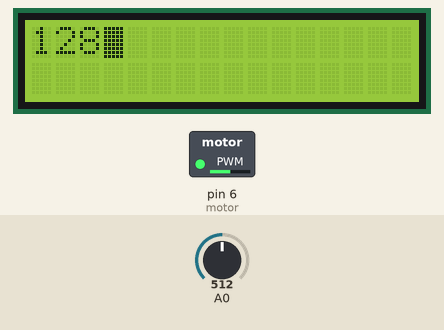
Simulated run of this sketch. Board: Arduino Uno, built with avr-gcc and run on an emulated ATmega328P. Parts: 16×2 character LCD, switched loads named in the sketch (green lamp = pin HIGH). Inputs (shaded band) come from the test bench; at power-on: A0 = 512. What the sketch prints to the serial monitor is not drawn.

Above: at 1.6 s.
1.7 s: A0 set to 716
At 2.6 s:
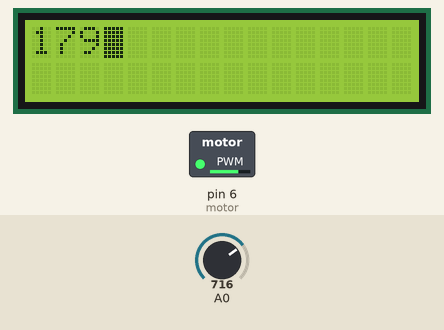
5.5 s: A0 set to 900
At 6.5 s:
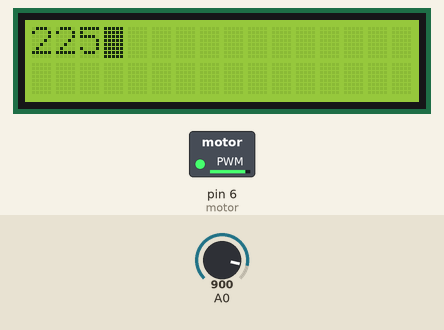
9.6 s: A0 set to 122
At 10.9 s:
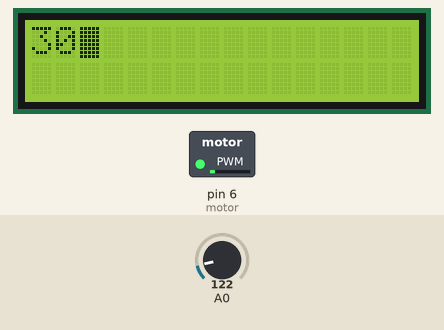
13.6 s: A0 set to 0
At 14.9 s:
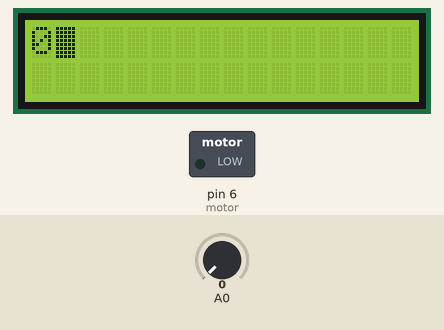
Timing chart, 0 to 16.6 s (numbered marks = the images above; inputs shaded):
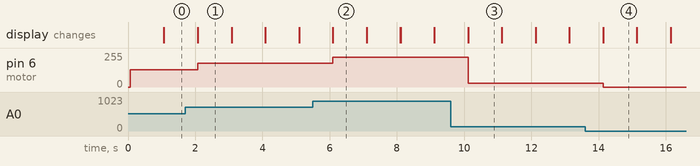

The sketch:

_120316_motorcontrol_withLCDscreen.ino
```cpp
//  Run a motor's velocity via a pentiometer and output speed to LCD
//  3.16.2012
//  Bob Rowe, ImagineN4tion
// "[...] guided by Whim, imagination and curiousity."


//LCD Screen setup
#include <LiquidCrystal.h>  //Include the LCD library
LiquidCrystal lcd(8, 9, 10, 11, 12, 13);

const int motor = 6;   // define what pin the motor output is on
int velocity = 0;  //set a variable 'velocity' equal to 0

void setup(){
  Serial.begin(9600);
  pinMode(motor,OUTPUT);  //Set the pin the LED is on to an output pin

  lcd.begin(16,2);  //Setup LCD as a 2 line 16 digit LCD
  lcd.blink();  // Set LCD cursor to blink
  lcd.home();  // Send the LCD cursor to the home position - upper left
}

void loop(){
    velocity = analogRead(0);  //read analog value on pin A0
    analogWrite(motor, velocity/4);  //write the analog value of A0 (velocity) to the motor output pin
    lcd.print(velocity/4);
    delay(1000);
    lcd.clear();
    lcd.home();
  Serial.print(velocity);
}
```

Measured:
- after the input at 1.7 s, pin 6 (motor): 128/255 → 179/255 after 0.38 s; the display: first differs from a run without the input after 0.38 s (image 1)
- after the input at 5.5 s, pin 6 (motor): 179/255 → 225/255 after 0.60 s; the display: first differs from a run without the input after 0.60 s (image 2)
- after the input at 9.6 s, pin 6 (motor): 225/255 → 30/255 after 0.52 s; the display: first differs from a run without the input after 0.52 s (image 3)
- after the input at 13.6 s, pin 6 (motor): 30/255 → 0/255 after 0.54 s; the display: first differs from a run without the input after 0.54 s (image 4)
- what the display in image 1 shows lasts 1.0 s, from 2.1 s to 3.1 s
